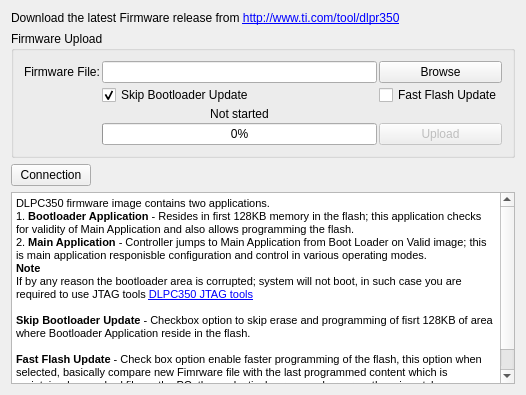
                <widget class="QWidget" name="tab_FirmwareUpload">
                 <attribute name="title">
                  <string>Firmware Upload</string>
                 </attribute>
                 <layout class="QFormLayout" name="formLayout_12">
                  <property name="fieldGrowthPolicy">
                   <enum>QFormLayout::AllNonFixedFieldsGrow</enum>
                  </property>
                  <item row="0" column="0">
                   <widget class="QLabel" name="label_FWUploadLatestFWLink">
                    <property name="frameShape">
                     <enum>QFrame::NoFrame</enum>
                    </property>
                    <property name="frameShadow">
                     <enum>QFrame::Plain</enum>
                    </property>
                    <property name="text">
                     <string>&lt;html&gt;&lt;head/&gt;&lt;body&gt;&lt;p&gt;Download the latest Firmware release from &lt;a href=&quot;http://www.ti.com/tool/dlpr350&quot;&gt;&lt;span style=&quot; font-family:'.HelveticaNeueUI,serif'; text-decoration: underline; color:#0000ff;&quot;&gt;http://www.ti.com/tool/dlpr350&lt;/span&gt;&lt;/a&gt;&lt;/p&gt;&lt;/body&gt;&lt;/html&gt;</string>
                    </property>
                    <property name="openExternalLinks">
                     <bool>true</bool>
                    </property>
                   </widget>
                  </item>
                  <item row="2" column="0">
                   <widget class="QPushButton" name="pushButton_Connect_2">
                    <property name="enabled">
                     <bool>true</bool>
                    </property>
                    <property name="text">
                     <string>Connection</string>
                    </property>
                   </widget>
                  </item>
                  <item row="3" column="0" colspan="2">
                   <widget class="QTextEdit" name="textEdit_FWUpdate">
                    <property name="readOnly">
                     <bool>true</bool>
                    </property>
                    <property name="html">
                     <string>&lt;!DOCTYPE HTML PUBLIC &quot;-//W3C//DTD HTML 4.0//EN&quot; &quot;http://www.w3.org/TR/REC-html40/strict.dtd&quot;&gt;
&lt;html&gt;&lt;head&gt;&lt;meta name=&quot;qrichtext&quot; content=&quot;1&quot; /&gt;&lt;style type=&quot;text/css&quot;&gt;
p, li { white-space: pre-wrap; }
&lt;/style&gt;&lt;/head&gt;&lt;body style=&quot; font-family:'MS Shell Dlg 2'; font-size:7.8pt; font-weight:400; font-style:normal;&quot;&gt;
&lt;p style=&quot; margin-top:0px; margin-bottom:0px; margin-left:0px; margin-right:0px; -qt-block-indent:0; text-indent:0px;&quot;&gt;&lt;span style=&quot; font-size:8.25pt;&quot;&gt;DLPC350 firmware image contains two applications. &lt;/span&gt;&lt;/p&gt;
&lt;p style=&quot; margin-top:0px; margin-bottom:0px; margin-left:0px; margin-right:0px; -qt-block-indent:0; text-indent:0px;&quot;&gt;&lt;span style=&quot; font-size:8.25pt;&quot;&gt;1. &lt;/span&gt;&lt;span style=&quot; font-size:8.25pt; font-weight:600;&quot;&gt;Bootloader Application&lt;/span&gt;&lt;span style=&quot; font-size:8.25pt;&quot;&gt; - Resides in first 128KB memory in the flash; this application checks for validity of Main Application and also allows programming the flash.&lt;/span&gt;&lt;/p&gt;
&lt;p style=&quot; margin-top:0px; margin-bottom:0px; margin-left:0px; margin-right:0px; -qt-block-indent:0; text-indent:0px;&quot;&gt;&lt;span style=&quot; font-size:8.25pt;&quot;&gt;2. &lt;/span&gt;&lt;span style=&quot; font-size:8.25pt; font-weight:600;&quot;&gt;Main Application&lt;/span&gt;&lt;span style=&quot; font-size:8.25pt;&quot;&gt; - Controller jumps to Main Application from Boot Loader on Valid image; this is main application responisble configuration and control in various operating modes.&lt;/span&gt;&lt;/p&gt;
&lt;p style=&quot; margin-top:0px; margin-bottom:0px; margin-left:0px; margin-right:0px; -qt-block-indent:0; text-indent:0px;&quot;&gt;&lt;span style=&quot; font-size:8.25pt; font-weight:600;&quot;&gt;Note&lt;/span&gt;&lt;/p&gt;
&lt;p style=&quot; margin-top:0px; margin-bottom:0px; margin-left:0px; margin-right:0px; -qt-block-indent:0; text-indent:0px;&quot;&gt;&lt;span style=&quot; font-size:8.25pt;&quot;&gt;If by any reason the bootloader area is corrupted; system will not boot, in such case you are required to use JTAG tools &lt;/span&gt;&lt;a href=&quot;http://www.ti.com/dlp-lightcrafter4500-jtag-flash&quot;&gt;&lt;span style=&quot; font-size:8pt; text-decoration: underline; color:#0000ff;&quot;&gt;DLPC350 JTAG tools&lt;/span&gt;&lt;/a&gt;&lt;/p&gt;
&lt;p style=&quot;-qt-paragraph-type:empty; margin-top:0px; margin-bottom:0px; margin-left:0px; margin-right:0px; -qt-block-indent:0; text-indent:0px; font-size:8.25pt;&quot;&gt;&lt;br /&gt;&lt;/p&gt;
&lt;p style=&quot; margin-top:0px; margin-bottom:0px; margin-left:0px; margin-right:0px; -qt-block-indent:0; text-indent:0px;&quot;&gt;&lt;span style=&quot; font-size:8.25pt; font-weight:600;&quot;&gt;Skip Bootloader Update&lt;/span&gt;&lt;span style=&quot; font-size:8.25pt;&quot;&gt; - Checkbox option to skip erase and programming of fisrt 128KB of area where Bootloader Application reside in the flash.&lt;/span&gt;&lt;/p&gt;
&lt;p style=&quot;-qt-paragraph-type:empty; margin-top:0px; margin-bottom:0px; margin-left:0px; margin-right:0px; -qt-block-indent:0; text-indent:0px; font-size:8.25pt;&quot;&gt;&lt;br /&gt;&lt;/p&gt;
&lt;p style=&quot; margin-top:0px; margin-bottom:0px; margin-left:0px; margin-right:0px; -qt-block-indent:0; text-indent:0px;&quot;&gt;&lt;span style=&quot; font-size:8.25pt; font-weight:600;&quot;&gt;Fast Flash Update&lt;/span&gt;&lt;span style=&quot; font-size:8.25pt;&quot;&gt; - Check box option enable faster programming of the flash, this option when selected, basically compare new Fimrware file with the last programmed content which is maintained as cached file on the PC; then selectively erase and program the mismatch areas on the flash. After updating the new Firmware file is stored as cached file on the PC.   &lt;/span&gt;&lt;/p&gt;&lt;/body&gt;&lt;/html&gt;</string>
                    </property>
                    <property name="textInteractionFlags">
                     <set>Qt::LinksAccessibleByKeyboard|Qt::LinksAccessibleByMouse</set>
                    </property>
                   </widget>
                  </item>
                  <item row="1" column="0">
                   <widget class="QGroupBox" name="groupBox_FWUpload">
                    <property name="minimumSize">
                     <size>
                      <width>504</width>
                      <height>20</height>
                     </size>
                    </property>
                    <property name="title">
                     <string>Firmware Upload</string>
                    </property>
                    <layout class="QVBoxLayout" name="verticalLayout_31">
                     <property name="spacing">
                      <number>2</number>
                     </property>
                     <property name="leftMargin">
                      <number>5</number>
                     </property>
                     <property name="topMargin">
                      <number>5</number>
                     </property>
                     <property name="rightMargin">
                      <number>5</number>
                     </property>
                     <property name="bottomMargin">
                      <number>5</number>
                     </property>
                     <item>
                      <layout class="QGridLayout" name="gridLayout_5">
                       <property name="leftMargin">
                        <number>5</number>
                       </property>
                       <property name="topMargin">
                        <number>5</number>
                       </property>
                       <property name="rightMargin">
                        <number>5</number>
                       </property>
                       <property name="bottomMargin">
                        <number>5</number>
                       </property>
                       <property name="spacing">
                        <number>2</number>
                       </property>
                       <item row="0" column="1">
                        <widget class="QLineEdit" name="FirmwareFile_2">
                         <property name="toolTip">
                          <string>BMP File path</string>
                         </property>
                        </widget>
                       </item>
                       <item row="0" column="2">
                        <widget class="QPushButton" name="pushButton_FWFileSelect">
                         <property name="enabled">
                          <bool>true</bool>
                         </property>
                         <property name="text">
                          <string>Browse</string>
                         </property>
                        </widget>
                       </item>
                       <item row="3" column="1">
                        <widget class="QProgressBar" name="prorgessBar_FWUpload">
                         <property name="enabled">
                          <bool>true</bool>
                         </property>
                         <property name="value">
                          <number>0</number>
                         </property>
                        </widget>
                       </item>
                       <item row="2" column="1">
                        <widget class="QLabel" name="label_FWUploadProgressBar">
                         <property name="text">
                          <string>Not started</string>
                         </property>
                         <property name="alignment">
                          <set>Qt::AlignCenter</set>
                         </property>
                        </widget>
                       </item>
                       <item row="3" column="2">
                        <widget class="QPushButton" name="pushButton_FWUpload">
                         <property name="enabled">
                          <bool>false</bool>
                         </property>
                         <property name="text">
                          <string>Upload</string>
                         </property>
                        </widget>
                       </item>
                       <item row="0" column="0">
                        <widget class="QLabel" name="label_FWFileSelect">
                         <property name="text">
                          <string>Firmware File:</string>
                         </property>
                        </widget>
                       </item>
                       <item row="1" column="2">
                        <widget class="QCheckBox" name="checkBox_FastFlashUpdate">
                         <property name="text">
                          <string>Fast Flash Update</string>
                         </property>
                        </widget>
                       </item>
                       <item row="1" column="1">
                        <widget class="QCheckBox" name="checkBox_SkipBootLoader">
                         <property name="enabled">
                          <bool>true</bool>
                         </property>
                         <property name="text">
                          <string>Skip Bootloader Update</string>
                         </property>
                         <property name="checked">
                          <bool>true</bool>
                         </property>
                        </widget>
                       </item>
                      </layout>
                     </item>
                    </layout>
                   </widget>
                  </item>
                 </layout>
                </widget>
